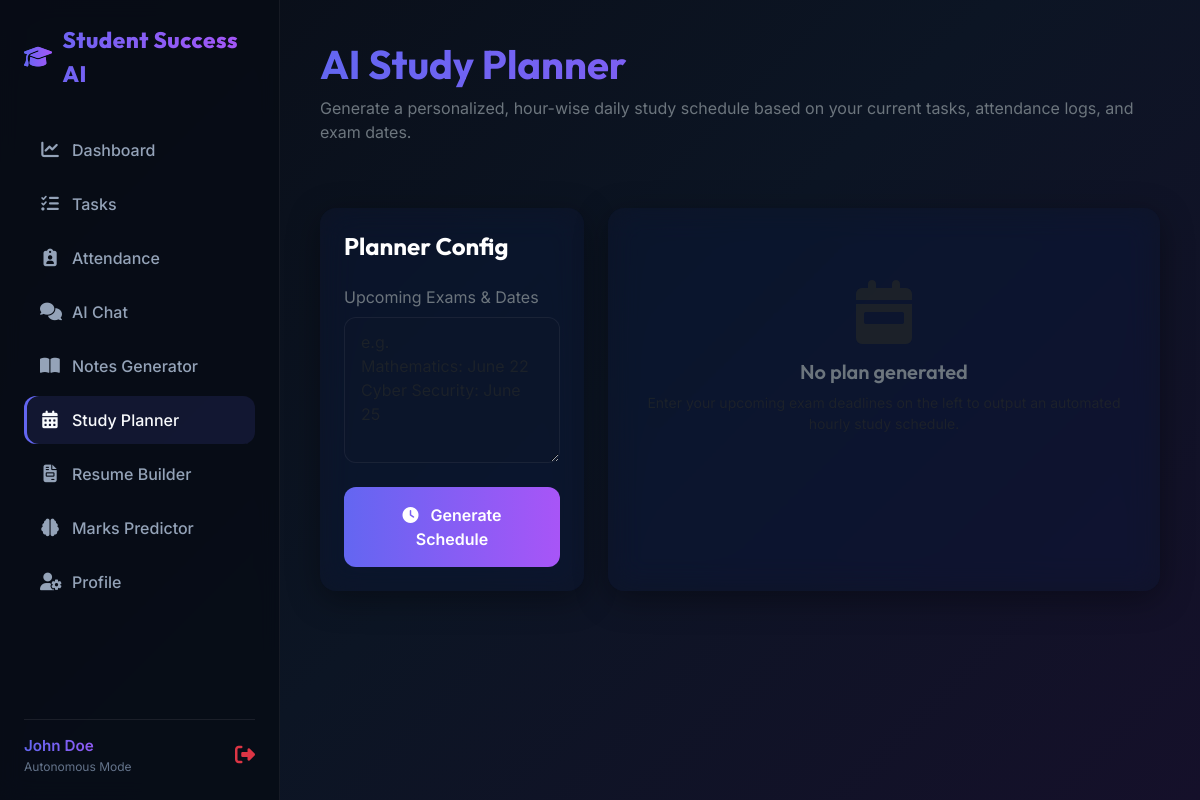
The page /study-planner (signed in) on the database as committed earlier.
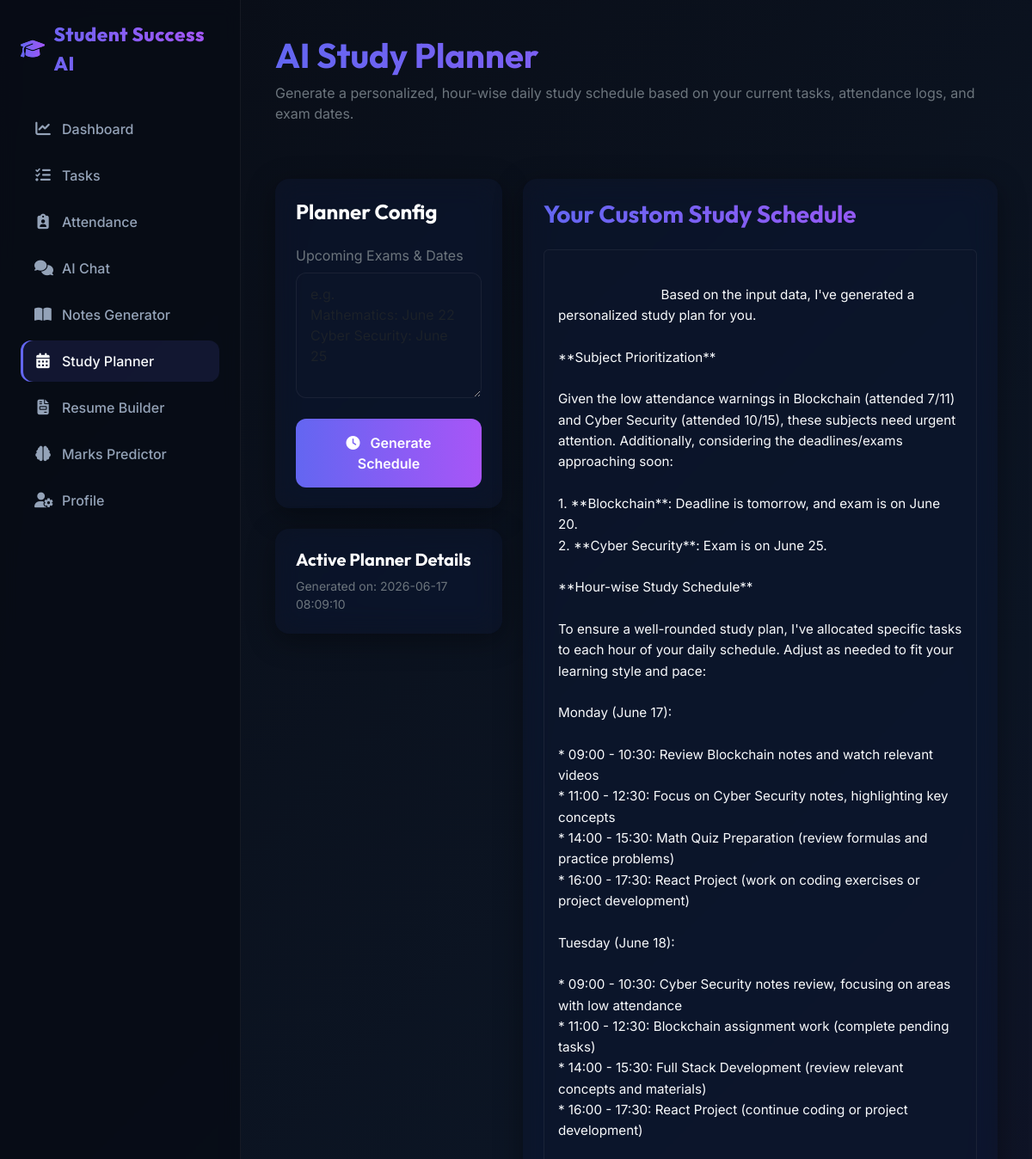
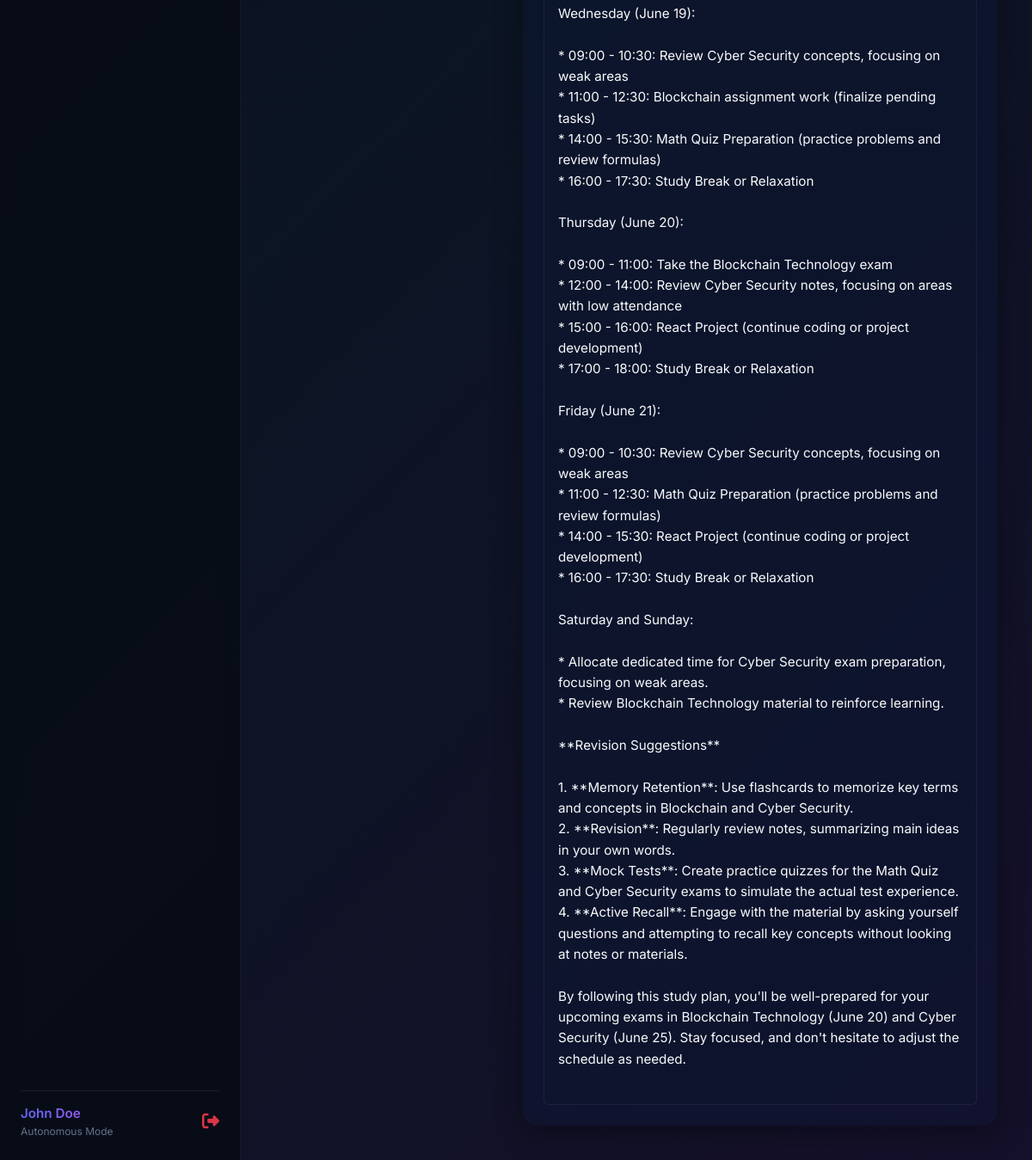
The same page on the database as committed later (2 pictures, top to bottom).
### tables this page shows
CREATE TABLE study_plans (
        id INTEGER PRIMARY KEY AUTOINCREMENT,
        user_id INTEGER NOT NULL,
        plan_text TEXT NOT NULL,
        created_at TIMESTAMP DEFAULT CURRENT_TIMESTAMP,
        FOREIGN KEY(user_id) REFERENCES users(id) ON DELETE CASCADE
    );

### app.py (the view)
@app.route('/study-planner')
@login_required
def study_planner():
    user_id = session['user_id']
    conn = get_db_connection()
    active_plan = conn.execute("SELECT * FROM study_plans WHERE user_id = ? ORDER BY id DESC LIMIT 1", (user_id,)).fetchone()
    conn.close()
    return render_template('study_planner.html', active_page='study_planner', active_plan=active_plan)

### app.py (called while the page is built)
def login_required(f):
    @wraps(f)
    def decorated_function(*args, **kwargs):
        if 'user_id' not in session:
            flash("Please sign in to access this page.", "error")
            return redirect(url_for('login'))
        return f(*args, **kwargs)
    return decorated_function

@app.context_processor
def inject_active_page():
    return dict(active_page=None)

### database/db_helper.py (called while the page is built)
def get_db_connection():
    conn = sqlite3.connect(DB_FILE)
    conn.row_factory = sqlite3.Row
    return conn

### templates/study_planner.html (shortened to what this page needs)
{% extends "base.html" %}
{% block content %}
<div class="container-fluid px-0">
    <div class="row mb-5">
        <div class="col-12">
            <h1 class="font-outfit fw-bold text-gradient-primary">AI Study Planner</h1>
            <p class="text-secondary">Generate a personalized, hour-wise daily study schedule based on your current tasks, attendance logs, and exam dates.</p>
        </div>
    </div>
    <div class="row g-4">
        <div class="col-lg-4">
            <div class="card glass-panel border-0 text-white p-4">
                <h4 class="font-outfit fw-bold mb-4">Planner Config</h4>
                <form action="{{ url_for('generate_study_plan_route') }}" method="POST">
                    <div class="mb-4">
                        <label for="exam_dates" class="form-label text-secondary">Upcoming Exams & Dates</label>
                        <textarea class="form-control form-control-glass" id="exam_dates" name="exam_dates" rows="5" placeholder="e.g.&#10;Mathematics: June 22&#10;Cyber Security: June 25" required></textarea>
                    </div>
                    <button type="submit" class="btn btn-primary-gradient w-100 py-3">
                        <i class="fa-solid fa-clock me-2"></i> Generate Schedule
                    </button>
                </form>
            </div>
            {% if active_plan %}
            <div class="card glass-panel border-0 text-white p-4 mt-4">
                <h5 class="font-outfit fw-bold mb-2">Active Planner Details</h5>
                <p class="text-secondary small mb-0">Generated on: {{ active_plan.created_at }}</p>
            </div>
            {% endif %}
        </div>
        <div class="col-lg-8">
            <div class="card glass-panel border-0 text-white p-4 h-100">
                {% if active_plan %}
                    <h3 class="font-outfit fw-bold text-gradient-primary mb-4">Your Custom Study Schedule</h3>
                    <div class="p-3 rounded" style="background: rgba(15, 23, 42, 0.45); border: 1px solid var(--glass-border); max-height: calc(100vh - 250px); overflow-y: auto;">
                        <div style="white-space: pre-wrap; font-family: 'Inter', sans-serif; font-size: 0.95rem; line-height: 1.6; color: var(--text-primary);">
                            {{ active_plan.plan_text }}
                        </div>
                    </div>
                {% else %}
                    <div class="text-center py-5">
                        <i class="fa-solid fa-calendar-week fa-4x text-muted mb-3"></i>
                        <h5 class="text-secondary">No plan generated</h5>
                        <p class="text-muted small">Enter your upcoming exam deadlines on the left to output an automated hourly study schedule.</p>
                    </div>
                {% endif %}
            </div>
        </div>
    </div>
</div>
{% endblock %}

Rows that differ between the two databases and show on the page:
added study_plans: created_at "2026-06-17 08:09:10", plan_text "Based on the input data, I've generated a personalized study plan for you. **Subject Prioritization** Given the low attendance warnings in Blockchain (attended 7/11) and Cyber Security (attended 10/15), these subjects need urgent attention. Additionally, considering the deadlines/exams approaching soon: 1. **Blockchain**: Deadline is tomorrow, and exam is on June 20. 2. **Cyber Security**: Exam is on June 25. **Hour-wise Study Schedule** To ensure a well-rounded study plan, I've allocated specific tasks to each hour of your daily schedule. Adjust as needed to fit your learning style and pace: Monday (June 17): * 09:00 - 10:30: Review Blockchain notes and watch relevant videos * 11:00 -…"
Other text that changed with them:
text no longer shown: "No plan generated"
text now shown: "Active Planner Details Generated on: Your Custom Study Schedule"
